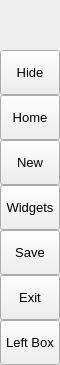
        <widget class="QFrame" name="leftMenuBg">
         <property name="minimumSize">
          <size>
           <width>60</width>
           <height>0</height>
          </size>
         </property>
         <property name="maximumSize">
          <size>
           <width>60</width>
           <height>16777215</height>
          </size>
         </property>
         <property name="frameShape">
          <enum>QFrame::NoFrame</enum>
         </property>
         <property name="frameShadow">
          <enum>QFrame::Raised</enum>
         </property>
         <layout class="QVBoxLayout" name="verticalLayout_3">
          <property name="spacing">
           <number>0</number>
          </property>
          <property name="leftMargin">
           <number>0</number>
          </property>
          <property name="topMargin">
           <number>0</number>
          </property>
          <property name="rightMargin">
           <number>0</number>
          </property>
          <property name="bottomMargin">
           <number>0</number>
          </property>
          <item>
           <widget class="QFrame" name="topLogoInfo">
            <property name="minimumSize">
             <size>
              <width>0</width>
              <height>50</height>
             </size>
            </property>
            <property name="maximumSize">
             <size>
              <width>16777215</width>
              <height>50</height>
             </size>
            </property>
            <property name="frameShape">
             <enum>QFrame::NoFrame</enum>
            </property>
            <property name="frameShadow">
             <enum>QFrame::Raised</enum>
            </property>
            <widget class="QFrame" name="topLogo">
             <property name="geometry">
              <rect>
               <x>10</x>
               <y>5</y>
               <width>42</width>
               <height>42</height>
              </rect>
             </property>
             <property name="minimumSize">
              <size>
               <width>42</width>
               <height>42</height>
              </size>
             </property>
             <property name="maximumSize">
              <size>
               <width>42</width>
               <height>42</height>
              </size>
             </property>
             <property name="frameShape">
              <enum>QFrame::NoFrame</enum>
             </property>
             <property name="frameShadow">
              <enum>QFrame::Raised</enum>
             </property>
            </widget>
            <widget class="QLabel" name="titleLeftApp">
             <property name="geometry">
              <rect>
               <x>70</x>
               <y>8</y>
               <width>160</width>
               <height>20</height>
              </rect>
             </property>
             <property name="font">
              <font>
               <family>Segoe UI Semibold</family>
               <pointsize>12</pointsize>
               <italic>false</italic>
               <bold>false</bold>
              </font>
             </property>
             <property name="text">
              <string>PyDracula</string>
             </property>
             <property name="alignment">
              <set>Qt::AlignLeading|Qt::AlignLeft|Qt::AlignTop</set>
             </property>
            </widget>
            <widget class="QLabel" name="titleLeftDescription">
             <property name="geometry">
              <rect>
               <x>70</x>
               <y>27</y>
               <width>160</width>
               <height>16</height>
              </rect>
             </property>
             <property name="maximumSize">
              <size>
               <width>16777215</width>
               <height>16</height>
              </size>
             </property>
             <property name="font">
              <font>
               <family>Segoe UI</family>
               <pointsize>8</pointsize>
               <italic>false</italic>
               <bold>false</bold>
              </font>
             </property>
             <property name="text">
              <string>Modern GUI / Flat Style</string>
             </property>
             <property name="alignment">
              <set>Qt::AlignLeading|Qt::AlignLeft|Qt::AlignTop</set>
             </property>
            </widget>
           </widget>
          </item>
          <item>
           <widget class="QFrame" name="leftMenuFrame">
            <property name="frameShape">
             <enum>QFrame::NoFrame</enum>
            </property>
            <property name="frameShadow">
             <enum>QFrame::Raised</enum>
            </property>
            <layout class="QVBoxLayout" name="verticalMenuLayout">
             <property name="spacing">
              <number>0</number>
             </property>
             <property name="leftMargin">
              <number>0</number>
             </property>
             <property name="topMargin">
              <number>0</number>
             </property>
             <property name="rightMargin">
              <number>0</number>
             </property>
             <property name="bottomMargin">
              <number>0</number>
             </property>
             <item>
              <widget class="QFrame" name="toggleBox">
               <property name="maximumSize">
                <size>
                 <width>16777215</width>
                 <height>45</height>
                </size>
               </property>
               <property name="frameShape">
                <enum>QFrame::NoFrame</enum>
               </property>
               <property name="frameShadow">
                <enum>QFrame::Raised</enum>
               </property>
               <layout class="QVBoxLayout" name="verticalLayout_4">
                <property name="spacing">
                 <number>0</number>
                </property>
                <property name="leftMargin">
                 <number>0</number>
                </property>
                <property name="topMargin">
                 <number>0</number>
                </property>
                <property name="rightMargin">
                 <number>0</number>
                </property>
                <property name="bottomMargin">
                 <number>0</number>
                </property>
                <item>
                 <widget class="QPushButton" name="toggleButton">
                  <property name="sizePolicy">
                   <sizepolicy hsizetype="Expanding" vsizetype="Fixed">
                    <horstretch>0</horstretch>
                    <verstretch>0</verstretch>
                   </sizepolicy>
                  </property>
                  <property name="minimumSize">
                   <size>
                    <width>0</width>
                    <height>45</height>
                   </size>
                  </property>
                  <property name="font">
                   <font>
                    <family>Segoe UI</family>
                    <pointsize>10</pointsize>
                    <italic>false</italic>
                    <bold>false</bold>
                   </font>
                  </property>
                  <property name="cursor">
                   <cursorShape>PointingHandCursor</cursorShape>
                  </property>
                  <property name="layoutDirection">
                   <enum>Qt::LeftToRight</enum>
                  </property>
                  <property name="styleSheet">
                   <string notr="true">background-image: url(:/icons/images/icons/icon_menu.png);</string>
                  </property>
                  <property name="text">
                   <string>Hide</string>
                  </property>
                 </widget>
                </item>
               </layout>
              </widget>
             </item>
             <item alignment="Qt::AlignTop">
              <widget class="QFrame" name="topMenu">
               <property name="frameShape">
                <enum>QFrame::NoFrame</enum>
               </property>
               <property name="frameShadow">
                <enum>QFrame::Raised</enum>
               </property>
               <layout class="QVBoxLayout" name="verticalLayout_8">
                <property name="spacing">
                 <number>0</number>
                </property>
                <property name="leftMargin">
                 <number>0</number>
                </property>
                <property name="topMargin">
                 <number>0</number>
                </property>
                <property name="rightMargin">
                 <number>0</number>
                </property>
                <property name="bottomMargin">
                 <number>0</number>
                </property>
                <item>
                 <widget class="QPushButton" name="btn_home">
                  <property name="sizePolicy">
                   <sizepolicy hsizetype="Expanding" vsizetype="Fixed">
                    <horstretch>0</horstretch>
                    <verstretch>0</verstretch>
                   </sizepolicy>
                  </property>
                  <property name="minimumSize">
                   <size>
                    <width>0</width>
                    <height>45</height>
                   </size>
                  </property>
                  <property name="font">
                   <font>
                    <family>Segoe UI</family>
                    <pointsize>10</pointsize>
                    <italic>false</italic>
                    <bold>false</bold>
                   </font>
                  </property>
                  <property name="cursor">
                   <cursorShape>PointingHandCursor</cursorShape>
                  </property>
                  <property name="layoutDirection">
                   <enum>Qt::LeftToRight</enum>
                  </property>
                  <property name="styleSheet">
                   <string notr="true">background-image: url(:/icons/images/icons/cil-home.png);</string>
                  </property>
                  <property name="text">
                   <string>Home</string>
                  </property>
                 </widget>
                </item>
                <item>
                 <widget class="QPushButton" name="btn_trade">
                  <property name="sizePolicy">
                   <sizepolicy hsizetype="Expanding" vsizetype="Fixed">
                    <horstretch>0</horstretch>
                    <verstretch>0</verstretch>
                   </sizepolicy>
                  </property>
                  <property name="minimumSize">
                   <size>
                    <width>0</width>
                    <height>45</height>
                   </size>
                  </property>
                  <property name="font">
                   <font>
                    <family>Segoe UI</family>
                    <pointsize>10</pointsize>
                    <italic>false</italic>
                    <bold>false</bold>
                   </font>
                  </property>
                  <property name="cursor">
                   <cursorShape>PointingHandCursor</cursorShape>
                  </property>
                  <property name="layoutDirection">
                   <enum>Qt::LeftToRight</enum>
                  </property>
                  <property name="styleSheet">
                   <string notr="true">background-image:url(:/icons/images/icons/cli-trade-record.png);</string>
                  </property>
                  <property name="text">
                   <string>New</string>
                  </property>
                 </widget>
                </item>
                <item>
                 <widget class="QPushButton" name="btn_widgets">
                  <property name="sizePolicy">
                   <sizepolicy hsizetype="Expanding" vsizetype="Fixed">
                    <horstretch>0</horstretch>
                    <verstretch>0</verstretch>
                   </sizepolicy>
                  </property>
                  <property name="minimumSize">
                   <size>
                    <width>0</width>
                    <height>45</height>
                   </size>
                  </property>
                  <property name="font">
                   <font>
                    <family>Segoe UI</family>
                    <pointsize>10</pointsize>
                    <italic>false</italic>
                    <bold>false</bold>
                   </font>
                  </property>
                  <property name="cursor">
                   <cursorShape>PointingHandCursor</cursorShape>
                  </property>
                  <property name="layoutDirection">
                   <enum>Qt::LeftToRight</enum>
                  </property>
                  <property name="styleSheet">
                   <string notr="true">background-image: url(:/icons/images/icons/cil-file.png);</string>
                  </property>
                  <property name="text">
                   <string>Widgets</string>
                  </property>
                 </widget>
                </item>
                <item>
                 <widget class="QPushButton" name="btn_save">
                  <property name="sizePolicy">
                   <sizepolicy hsizetype="Expanding" vsizetype="Fixed">
                    <horstretch>0</horstretch>
                    <verstretch>0</verstretch>
                   </sizepolicy>
                  </property>
                  <property name="minimumSize">
                   <size>
                    <width>0</width>
                    <height>45</height>
                   </size>
                  </property>
                  <property name="font">
                   <font>
                    <family>Segoe UI</family>
                    <pointsize>10</pointsize>
                    <italic>false</italic>
                    <bold>false</bold>
                   </font>
                  </property>
                  <property name="cursor">
                   <cursorShape>PointingHandCursor</cursorShape>
                  </property>
                  <property name="layoutDirection">
                   <enum>Qt::LeftToRight</enum>
                  </property>
                  <property name="styleSheet">
                   <string notr="true">background-image: url(:/icons/images/icons/cil-save.png)</string>
                  </property>
                  <property name="text">
                   <string>Save</string>
                  </property>
                 </widget>
                </item>
                <item>
                 <widget class="QPushButton" name="btn_exit">
                  <property name="sizePolicy">
                   <sizepolicy hsizetype="Expanding" vsizetype="Fixed">
                    <horstretch>0</horstretch>
                    <verstretch>0</verstretch>
                   </sizepolicy>
                  </property>
                  <property name="minimumSize">
                   <size>
                    <width>0</width>
                    <height>45</height>
                   </size>
                  </property>
                  <property name="font">
                   <font>
                    <family>Segoe UI</family>
                    <pointsize>10</pointsize>
                    <italic>false</italic>
                    <bold>false</bold>
                   </font>
                  </property>
                  <property name="cursor">
                   <cursorShape>PointingHandCursor</cursorShape>
                  </property>
                  <property name="layoutDirection">
                   <enum>Qt::LeftToRight</enum>
                  </property>
                  <property name="styleSheet">
                   <string notr="true">background-image: url(:/icons/images/icons/cil-x.png);</string>
                  </property>
                  <property name="text">
                   <string>Exit</string>
                  </property>
                 </widget>
                </item>
               </layout>
              </widget>
             </item>
             <item alignment="Qt::AlignBottom">
              <widget class="QFrame" name="bottomMenu">
               <property name="frameShape">
                <enum>QFrame::NoFrame</enum>
               </property>
               <property name="frameShadow">
                <enum>QFrame::Raised</enum>
               </property>
               <layout class="QVBoxLayout" name="verticalLayout_9">
                <property name="spacing">
                 <number>0</number>
                </property>
                <property name="leftMargin">
                 <number>0</number>
                </property>
                <property name="topMargin">
                 <number>0</number>
                </property>
                <property name="rightMargin">
                 <number>0</number>
                </property>
                <property name="bottomMargin">
                 <number>0</number>
                </property>
                <item>
                 <widget class="QPushButton" name="toggleLeftBox">
                  <property name="sizePolicy">
                   <sizepolicy hsizetype="Expanding" vsizetype="Fixed">
                    <horstretch>0</horstretch>
                    <verstretch>0</verstretch>
                   </sizepolicy>
                  </property>
                  <property name="minimumSize">
                   <size>
                    <width>0</width>
                    <height>45</height>
                   </size>
                  </property>
                  <property name="font">
                   <font>
                    <family>Segoe UI</family>
                    <pointsize>10</pointsize>
                    <italic>false</italic>
                    <bold>false</bold>
                   </font>
                  </property>
                  <property name="cursor">
                   <cursorShape>PointingHandCursor</cursorShape>
                  </property>
                  <property name="layoutDirection">
                   <enum>Qt::LeftToRight</enum>
                  </property>
                  <property name="styleSheet">
                   <string notr="true">background-image: url(:/icons/images/icons/icon_settings.png);</string>
                  </property>
                  <property name="text">
                   <string>Left Box</string>
                  </property>
                 </widget>
                </item>
               </layout>
              </widget>
             </item>
            </layout>
           </widget>
          </item>
         </layout>
        </widget>
